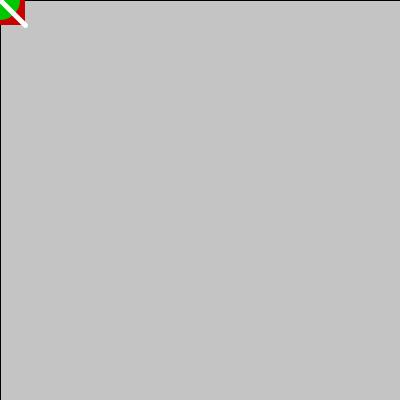
Frame 1 (no input)
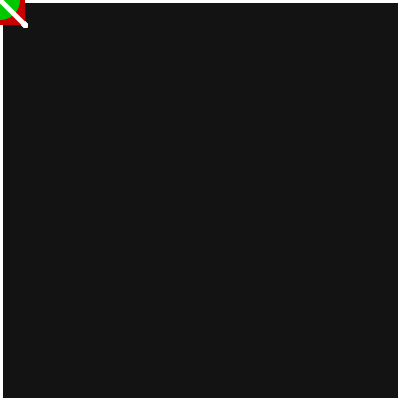
Frame 60 (the mouse pressed at the canvas centre just before this capture)
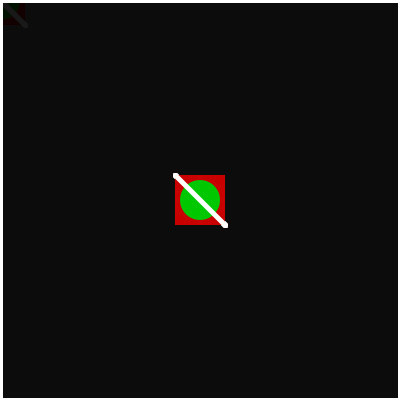
Frame 120 (the mouse held since frame 60 and released just before this capture)

The Processing sketch that drew these frames (run headless with seeded random() and noise(); from frame 60 on, the mouse is pressed at the canvas centre):

// Processing sketch: processing_140321
// ── processing_140321.pde

//copyright Talha Aamir 2014

float x, y;
float wd, ht;
float xdist, ydist;
float easingCoef;

void setup() //done first
{
  size(400, 400); //size is a void function
  noCursor(); //gets rid of cursor
  easingCoef = .02; //easing
}

void draw() //60 times a second
{
 // background(0); //makes background static because draw keeps getting called
 fill(0, 10);
 rectMode(CORNER);
 rect(0, 0, width, height);
  x = mouseX; //anchor point, moves with mouse
  y = mouseY; //anchor point, moves with mouse
  wd = 50;
  ht = 50;
 // wd = width - mouseX;
 // ht = height - mouseY;
  xdist = mouseX-x;
  ydist = mouseY-y;
  x = x + xdist*.5;
  y = y + ydist*.5;
  
  noStroke();
  rectMode(CENTER);
  fill(200, 0, 0);
  rect(x, y, wd, ht);
  fill(0, 200, 0);
  ellipse(x, y, .8*wd, .8*ht);
  strokeWeight(5);
  stroke(255);
  line(x-.5*wd, y-.5*ht, x+.5*wd, y+.5*ht);
}
